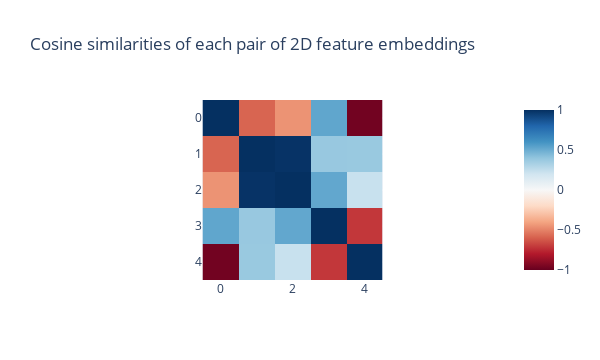

Here is the notebook cell this chart was saved with:
### Markdown cell above
This notebook is based on the colab notebook here [link](https://colab.research.google.com/drive/15S4ISFVMQtfc0FPi29HRaX03dWxL65zx?usp=sharing#scrollTo=DRQ9j4ftyHXf)

### Code cell
W = t.randn(2, 5)
W_normed = W / W.norm(dim=0, keepdim=True)

imshow(W_normed.T @ W_normed, title="Cosine similarities of each pair of 2D feature embeddings", width=600)

### Figure 1 — Plotly figure (JSON) as saved in the notebook; plotly's stock layout.template omitted (floating-point values rounded to 4 significant figures)
{"data": [{"coloraxis": "coloraxis", "hovertemplate": "x: %{x}<br>y: %{y}<br>color: %{z}<extra></extra>", "name": "0", "type": "heatmap", "xaxis": "x", "yaxis": "y", "z": [[1, -0.5862, -0.4523, 0.5259, -0.9713], [-0.5862, 1, 0.9877, 0.3809, 0.3766], [-0.4523, 0.9877, 1.0, 0.5208, 0.2271], [0.5259, 0.3809, 0.5208, 1, -0.7132], [-0.9713, 0.3766, 0.2271, -0.7132, 1.0]]}], "layout": {"coloraxis": {"cmid": 0, "colorscale": [[0, "rgb(103,0,31)"], [0.1, "rgb(178,24,43)"], [0.2, "rgb(214,96,77)"], [0.3, "rgb(244,165,130)"], [0.4, "rgb(253,219,199)"], [0.5, "rgb(247,247,247)"], [0.6, "rgb(209,229,240)"], [0.7, "rgb(146,197,222)"], [0.8, "rgb(67,147,195)"], [0.9, "rgb(33,102,172)"], [1, "rgb(5,48,97)"]]}, "height": 360, "title": {"text": "Cosine similarities of each pair of 2D feature embeddings"}, "width": 600, "xaxis": {"anchor": "y", "autorange": true, "constrain": "domain", "domain": [0.2872, 0.7128], "range": [-0.5, 4.5], "scaleanchor": "y"}, "yaxis": {"anchor": "x", "autorange": true, "constrain": "domain", "domain": [0, 1], "range": [4.5, -0.5]}}}
